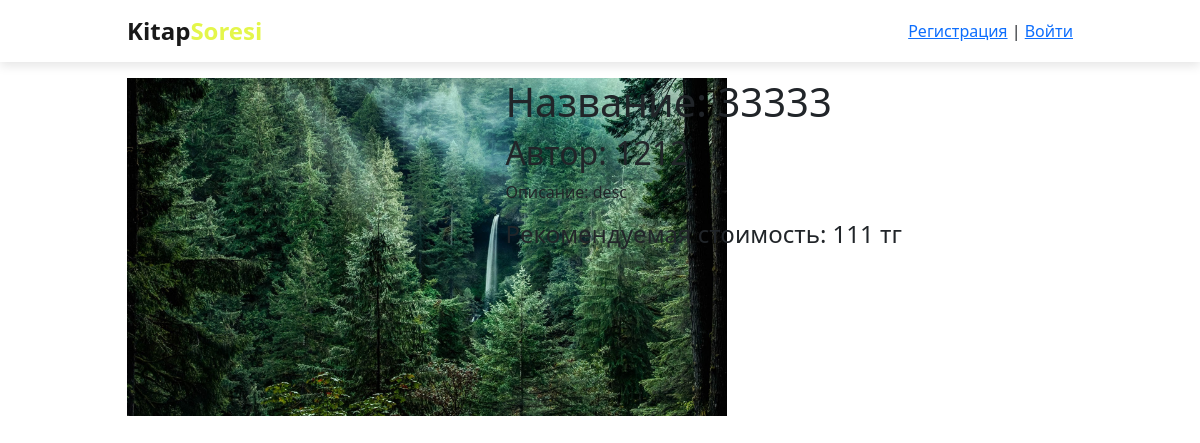
/main/book/1212, run on the app's committed database.
### messenger/models.py (models this page shows, shortened)
class Books(models.Model):
    name = models.CharField(max_length=255, verbose_name="Название книги")
    slug = models.SlugField(max_length=255, unique=True, db_index=True, verbose_name="URL")
    author = models.CharField(max_length=255, verbose_name="Автор")
    photo = models.ImageField(blank=True, upload_to="photos/%Y/%m/%d/", verbose_name="Фото")
    description = models.TextField(blank=True, verbose_name="Описание")
    genre = models.ManyToManyField('Genre', default='не выбрано', help_text="Select a genre for this book", verbose_name="Жанр книги")
    price = models.IntegerField(blank=False, verbose_name="Цена")
    is_published = models.BooleanField(default=True, verbose_name="Опубликованность")
    user = models.ForeignKey(User, verbose_name='Пользователь', on_delete=models.CASCADE)
    def __str__(self):
        return self.name
    class Meta:
        verbose_name = 'Имеющиеся книги'
        verbose_name_plural = 'Имеющиеся книги'
        ordering = ['name']

### messenger/views.py (the view)
# urls.py: path('book/<slug:book_slug>', ShowBook.as_view(), name='book'),
class ShowBook(DataMixin, DetailView):
    model = Books
    template_name = 'messenger/book.html'
    slug_url_kwarg = 'book_slug'
    context_object_name = 'book'
    def get_context_data(self, *, objects_list=None, **kwargs):
        context = super().get_context_data(**kwargs)
        c_def = self.get_user_context(title=context['book'])
        context = dict(list(context.items()) + list(c_def.items()))
        if self.request.user.is_authenticated:
            try:
                if WishList.objects.get(user=self.request.user, book_slug=context['book'].slug):
                    context['button_text'] = "Удалить из виш-листа"
            except WishList.DoesNotExist:
                context['button_text'] = "Добавить в виш-лист"
        return context

### messenger/templates/messenger/book.html (shortened to what this page needs)
{% extends 'messenger/base.html' %}
{% block content %}
<div class="container">
  <div class="book-block">
    <div class="book-pic">
        {% if book.photo %}
        <img class="book-picture" src="{{book.photo.url}}"  alt="book_photo">
        {% endif %}
    </div>
    <div class="book-info">
        <h1>Название: {{book.name}}</h1>
        <h2>Автор: {{book.author}}</h2>
        <p>Описание: {{book.description}}</p>
        <h4>Рекомендуемая стоимость: {{book.price}} тг</h4>
    </div>
  </div>
</div>
{% endblock %}

### messenger/static/messenger/css/style.css (style rules this page uses)
.container { margin-right: auto; margin-left: auto; }
body { margin: 0; background-color: #fff; }
.book-block { display: flex; justify-content: center; }
.book-pic { height: 500px; width: 40%; }
.book-info { height: 500px; width: 60%; padding: 0 0 20px 0; text-align: left; }
.book-picture { max-width: 600px; max-height: 600px; object-fit: cover; }
@media (max-width: 1200px) { .container { max-width: 970px; } }

### data on the page
Books: photo (picture), name "33333", author "1212", description "desc", price "111"
